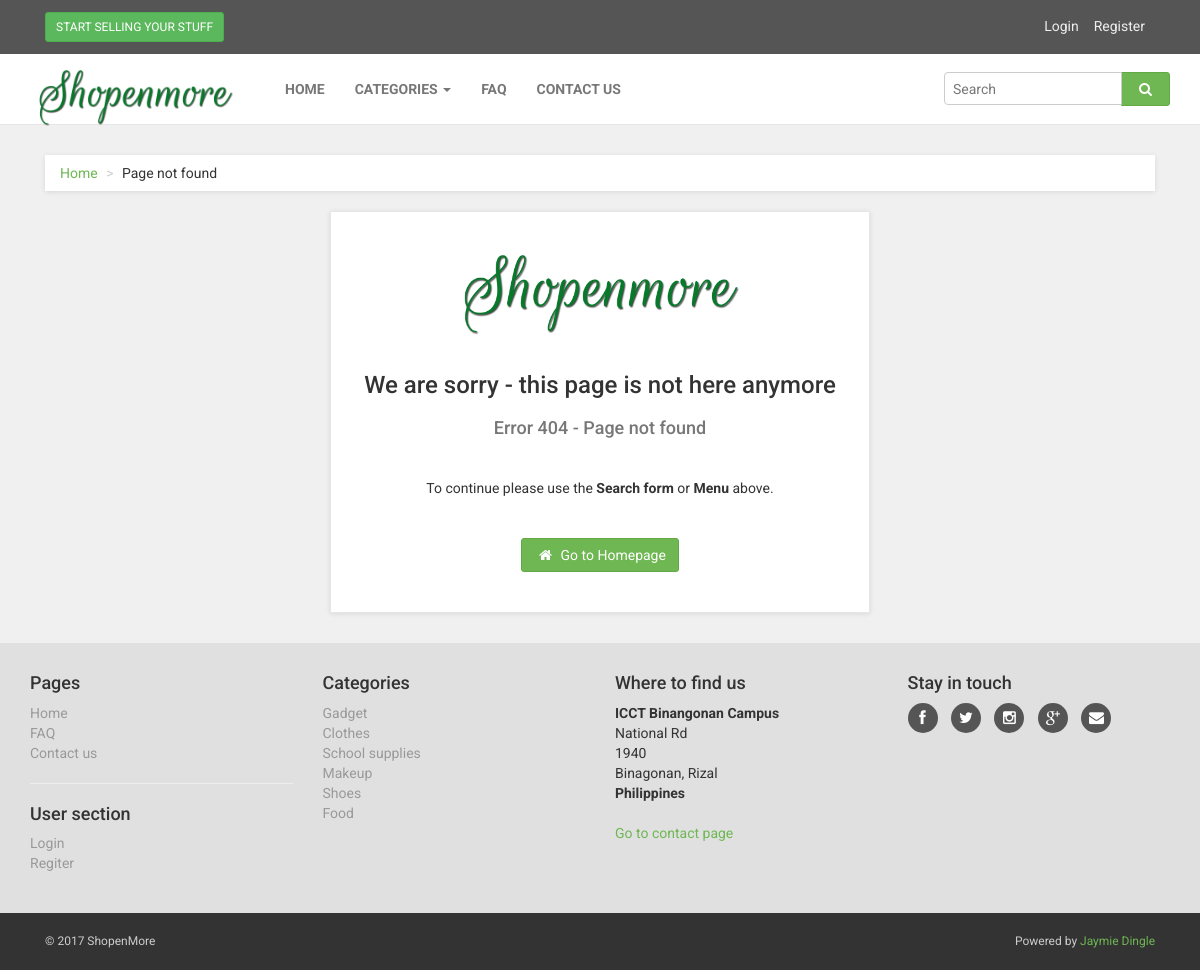
Page /404.php on the committed database.
### tables this page shows
CREATE TABLE `tb_item_category` (
  `id` int(11) NOT NULL,
  `name` varchar(100) NOT NULL,
  `theme` text NOT NULL,
  `image_url` text NOT NULL,
  `is_active` tinyint(1) NOT NULL DEFAULT '1'
);

CREATE TABLE `tb_site_info` (
  `id` int(11) NOT NULL,
  `title` varchar(50) NOT NULL,
  `tagline` text NOT NULL
);

### libs/meekrodb.2.3.class.php (called while the page is built, shortened)
<?php
class DB {
  protected static $mdb = null;
  public static function getMDB() {
    $mdb = DB::$mdb;
    if ($mdb === null) {
      $mdb = DB::$mdb = new MeekroDB();
    }
    $db_class_vars = get_class_vars('DB');
    return $mdb;
  }
  public static function query() { $args = func_get_args(); return call_user_func_array(array(DB::getMDB(), 'query'), $args); }
  public static function queryFirstRow() { $args = func_get_args(); return call_user_func_array(array(DB::getMDB(), 'queryFirstRow'), $args); }
}
class MeekroDB {
  public $dbName = '';
  public $user = '';
  public $password = '';
  public $host = 'localhost';
  public $port = null;
  public $encoding = 'latin1';
  public $connect_options = array(MYSQLI_OPT_CONNECT_TIMEOUT => 30);
  public $internal_mysql = null;
  public function __construct($host=null, $user=null, $password=null, $dbName=null, $port=null, $encoding=null) {
    if ($host === null) $host = DB::$host;
    if ($user === null) $user = DB::$user;
    if ($password === null) $password = DB::$password;
    if ($dbName === null) $dbName = DB::$dbName;
    if ($port === null) $port = DB::$port;
    if ($encoding === null) $encoding = DB::$encoding;
    $this->host = $host;
    $this->user = $user;
    $this->password = $password;
    $this->dbName = $dbName;
    $this->port = $port;
    $this->encoding = $encoding;
  }
  public function get() {
    $mysql = $this->internal_mysql;
    if (!($mysql instanceof MySQLi)) {
      if (! $this->port) $this->port = ini_get('mysqli.default_port');
      $mysql = new mysqli();
      foreach ($this->connect_options as $key => $value) {
        $mysql->options($key, $value);
      }
      $mysql->set_charset($this->encoding);
      $this->internal_mysql = $mysql;
    }
    return $mysql;
  }
  protected function preparseQueryParams() {
    $args = func_get_args();
    $sql = trim(strval(array_shift($args)));
    $args_all = $args;
    if (count($args_all) == 0) return array($sql);
    $chunkyQuery = array();
    return $chunkyQuery;
  }
  protected function parseQueryParams() {
    $args = func_get_args();
    $chunkyQuery = call_user_func_array(array($this, 'preparseQueryParams'), $args);
    $query = '';
    foreach ($chunkyQuery as $chunk) {
      if (is_string($chunk)) {
        $query .= $chunk;
        continue;
      }
      $result = '';
      $query .= $result;
    }
    return $query;
  }
  protected function prependCall($function, $args, $prepend) { array_unshift($args, $prepend); return call_user_func_array($function, $args); }
  public function query() { $args = func_get_args(); return $this->prependCall(array($this, 'queryHelper'), $args, 'assoc'); }
  protected function queryHelper() {
    $args = func_get_args();
    $type = array_shift($args);
    $db = $this->get();
    $is_buffered = true;
    $row_type = 'assoc';
    $full_names = false;
    $sql = call_user_func_array(array($this, 'parseQueryParams'), $args);
    $result = $db->query($sql, $is_buffered ? MYSQLI_STORE_RESULT : MYSQLI_USE_RESULT);
    $return = array();
    while ($row = ($row_type == 'assoc' ? $result->fetch_assoc() : $result->fetch_row())) {
      $return[] = $row;
    }
    return $return;
  }
  public function queryFirstRow() {
    $args = func_get_args();
    $result = call_user_func_array(array($this, 'query'), $args);
    return reset($result);
  }
}
?>

### includes/nav-bar.php (the view, shortened to what this page needs)
<div class="navbar navbar-default yamm" role="navigation" id="navbar">
    <div class="container">
        <div class="navbar-header">
            <a class="navbar-brand home" href="index.php" data-animate-hover="bounce" >
                <img class="logo" src="images/shopenmore-logo.png" alt="Obaju logo" class="hidden-xs">
            </a>
        </div>
        <div class="navbar-collapse collapse" id="navigation">
            <ul class="nav navbar-nav navbar-left">
                <li class="home"><a href="index.php">Home</a>
                </li>
                <li class="category dropdown yamm-fw">
                    <a href="#" class="dropdown-toggle" data-toggle="dropdown" data-hover="dropdown" data-delay="200">Categories <b class="caret"></b></a>
                </li>
               <li class="faq">
                <a href="faq.php">FAQ
                </a>
               </li>
               <li class="contact">
                <a href="contact.php">Contact us</a>
               </li>
            </ul>
        </div>
        <div class="navbar-buttons">
            <div class="clearfix" style="text-align: right;">
                <form class="navbar-form" action="search.php" method="GET" role="search">
                    <div class="input-group">
                        <input type="text" name="search" class="form-control" style="height: 33px;" placeholder="Search">
                        <span class="input-group-btn">
                             <button type="submit" class="btn btn-primary"><i class="fa fa-search"></i></button>
                        </span>
                    </div>
                </form>
            </div>
        </div>
    </div>
</div>

### includes/footer.php (shortened to what this page needs)
        <div id="footer" data-animate="fadeInUp">
            <div class="container">
                <div class="row">
                    <div class="col-md-3 col-sm-6">
                        <h4>Pages</h4>
                        <ul>
                            <li><a href="text.html">Home</a>
                            </li>
                            <li><a href="faq.php">FAQ</a>
                            </li>
                            <li><a href="contact.php">Contact us</a>
                            </li>
                        </ul>
                        <hr>
                        <h4>User section</h4>
                        <ul>
                            <li><a href="#" data-toggle="modal" data-target="#login-modal">Login</a>
                            </li>
                            <li><a href="register.php">Regiter</a>
                            </li>
                        </ul>
                    </div>
                    <div class="col-md-3 col-sm-6">
                        <h4>Categories</h4>
                        <ul>
                            <?php foreach($item_categories as $key=>$category){ ?>
                            <li><a href="category.php?id=<?php echo $category['id']; ?>"><?php echo $category['name']; ?></a>
                            </li>
                            <?php } ?>
                        </ul>
                    </div>
                    <div class="col-md-3 col-sm-6">
                        <h4>Where to find us</h4>
                        <p><strong>ICCT Binangonan Campus</strong>
                            <br>National Rd
                            <br>1940
                            <br>Binagonan, Rizal
                            <br>
                            <strong>Philippines</strong>
                        </p>
                        <a href="contact.php">Go to contact page</a>
                    </div>
                    <div class="col-md-3 col-sm-6">
                        <h4>Stay in touch</h4>
                        <p class="social">
                            <a href="https://www.facebook.com/SenMofficial/" class="facebook external" data-animate-hover="shake"><i class="fa fa-facebook"></i></a>
                            <a href="#" class="twitter external" data-animate-hover="shake"><i class="fa fa-twitter"></i></a>
                            <a href="#" class="instagram external" data-animate-hover="shake"><i class="fa fa-instagram"></i></a>
                            <a href="#" class="gplus external" data-animate-hover="shake"><i class="fa fa-google-plus"></i></a>
                            <a href="#" class="email external" data-animate-hover="shake"><i class="fa fa-envelope"></i></a>
                        </p>
                    </div>
                </div>
            </div>
        </div>
        <div id="copyright">
            <div class="container">
                <div class="col-md-6">
                    <p class="pull-left">© <?php echo date('Y'); ?> <?php echo $site_data['title']; ?></p>
                </div>
                <div class="col-md-6">
                    <p class="pull-right">Powered by <a href="https://www.linkedin.com/in/jaymie-dingle-946aa3111/" target="_blank">Jaymie Dingle</a>
                    </p>
                </div>
            </div>
        </div>
    </div>
</body>
</html>

### css/style.green.css (style rules this page uses)
a, button { -webkit-transition: all 0.2s ease-out; -moz-transition: all 0.2s ease-out; transition: all 0.2s ease-out; }
a i.fa, button i.fa { margin: 0 5px; }
.navbar ul.nav > li > a { text-transform: uppercase; font-weight: bold; }
#footer { background: #e0e0e0; padding: 20px 0; }
#footer ul { padding-left: 0; list-style: none; }
#footer ul a { color: #999999; }
#footer .social { text-align: left; }
#footer .social a { margin: 0 10px 0 0; color: #fff; display: inline-block; width: 30px; height: 30px; border-radius: 15px; line-height: 26px; font-size: 15px; text-align: center; -webkit-transition: all 0.2s ease-out; -moz-transition: all 0.2s ease-out; transition: all 0.2s ease-out; vertical-align: bottom; background-color: #555555; }
#footer .social a i { vertical-align: bottom; line-height: 30px; }
#copyright { background: #333; color: #ccc; padding: 20px 0; font-size: 12px; }
#copyright p { margin: 0; }
.yamm .nav, .yamm .collapse, .yamm .dropup, .yamm .dropdown { position: static; }
.yamm .container { position: relative; }
.nav { margin-bottom: 0; padding-left: 0; list-style: none; }
.nav > li > a { padding: 10px 15px; }
.navbar { font-family: "Roboto", Helvetica, Arial, sans-serif; min-height: 70px; margin-bottom: 30px; border: none; border-bottom: 1px solid transparent; }
@media (min-width: 768px) { .navbar { border-radius: 0; } }
.navbar-collapse { max-height: 340px; overflow-x: visible; padding-right: 15px; padding-left: 15px; }
@media (min-width: 768px) { .navbar-collapse { float: left; width: auto; border-top: 0; box-shadow: none; } }
@media (min-width: 768px) { .navbar-collapse.collapse { display: block !important; height: auto !important; padding-bottom: 0; overflow: visible !important; } }
.container > .navbar-header, .container-fluid > .navbar-header, .container > .navbar-collapse, .container-fluid > .navbar-collapse { margin-right: -15px; margin-left: -15px; }
@media (min-width: 768px) { .container > .navbar-header, .container-fluid > .navbar-header, .container > .navbar-collapse, .container-fluid > .navbar-collapse { margin-right: 0; margin-left: 0; } }
.navbar-brand { float: left; padding: 10px 15px; font-size: 18px; line-height: 20px; height: 70px; }
@media (min-width: 768px) { .navbar > .container .navbar-brand, .navbar > .container-fluid .navbar-brand { margin-left: -15px; } }
.navbar-nav { margin: 12.5px -15px; }
.navbar-nav > li > a { padding-top: 10px; padding-bottom: 10px; line-height: 20px; }
@media (min-width: 768px) { .navbar-nav { float: left; margin: 0; } }
@media (min-width: 768px) { .navbar-nav > li { float: left; } }
@media (min-width: 768px) { .navbar-nav > li > a { padding-top: 25px; padding-bottom: 25px; } }
.navbar-form { margin-left: -15px; margin-right: -15px; padding: 0px 15px; border: none; margin-top: 18px; margin-bottom: 18px; }
.navbar-default { background-color: #ffffff; border-bottom-color: #e6e6e6; }
.navbar-default .navbar-brand { color: #777777; }
.navbar-default .navbar-nav > li > a { color: #777777; }
.navbar-default .navbar-collapse { border-color: #e6e6e6; }
body { font-family: "Roboto", Helvetica, Arial, sans-serif; font-size: 14px; line-height: 1.42857143; color: #333333; background-color: #f0f0f0; }
a { color: #6eb752; text-decoration: none; }
hr { margin-top: 20px; margin-bottom: 20px; border: 0; border-top: 1px solid #eeeeee; }
.btn { font-weight: normal; font-family: "Roboto", Helvetica, Arial, sans-serif; padding: 6px 12px; font-size: 14px; line-height: 1.42857143; border-radius: 3px; }
.btn-primary { color: #ffffff; background-color: #6eb752; border-color: #62a946; }
.form-control { -webkit-box-shadow: none; box-shadow: none; }
h1, h2, h3, h4, h5, h6, .h1, .h2, .h3, .h4, .h5, .h6 { font-family: inherit; font-weight: 500; line-height: 1.1; color: inherit; }
p, ul, ol { margin: 0 0 20px; }

### css/custom.css (style rules this page uses)
.navbar-brand { padding-top:0px }
.logo { width: 210px; }
input[type=text], input[type=password], select { font-size: 14px; padding: 8px; }

### rows in the picture
tb_item_category: name "Gadget"
tb_item_category: name "Clothes"
tb_item_category: name "School supplies"
tb_item_category: name "Makeup"
tb_item_category: name "Shoes"
tb_item_category: name "Food"
tb_site_info: title "ShopenMore"
